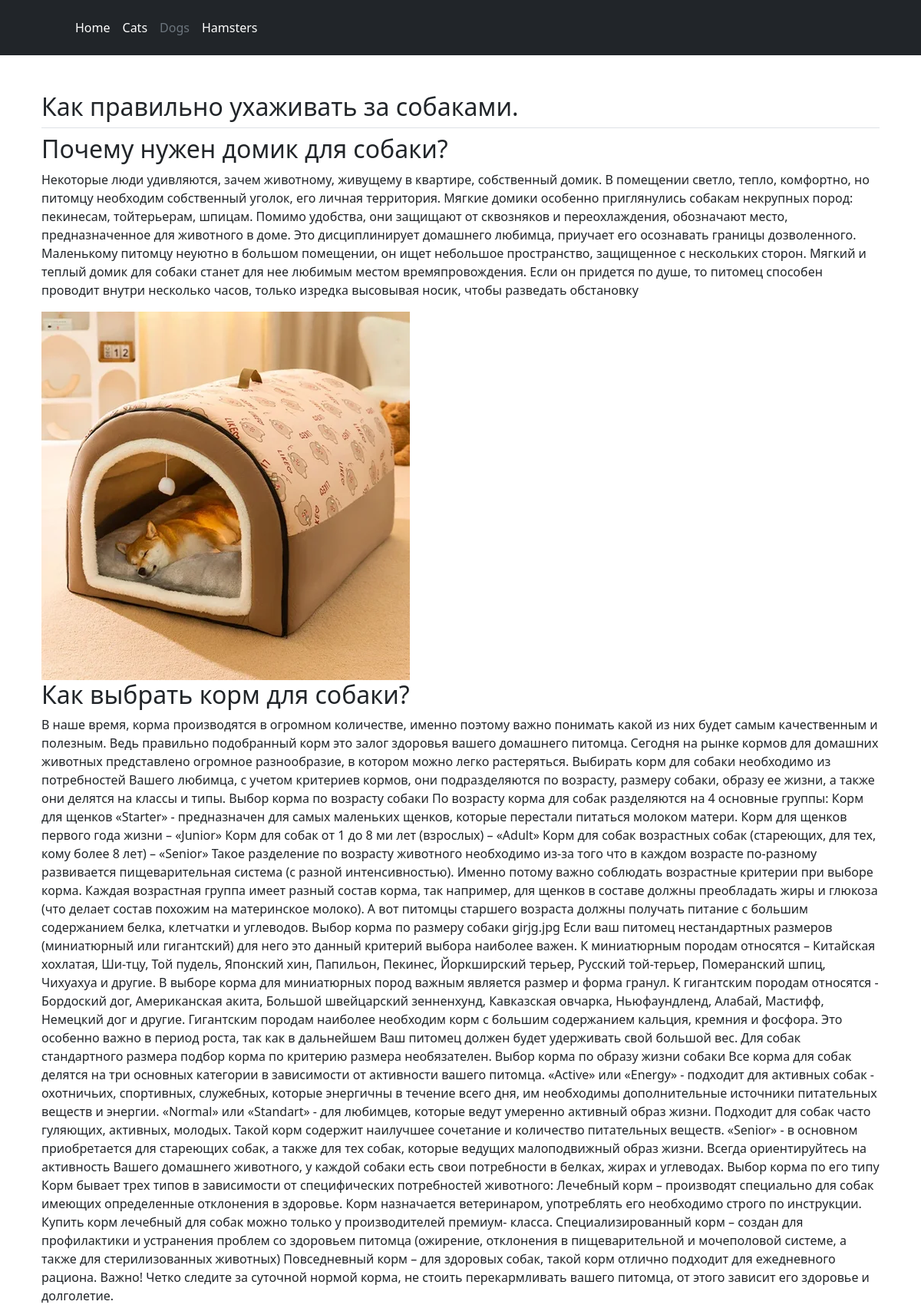
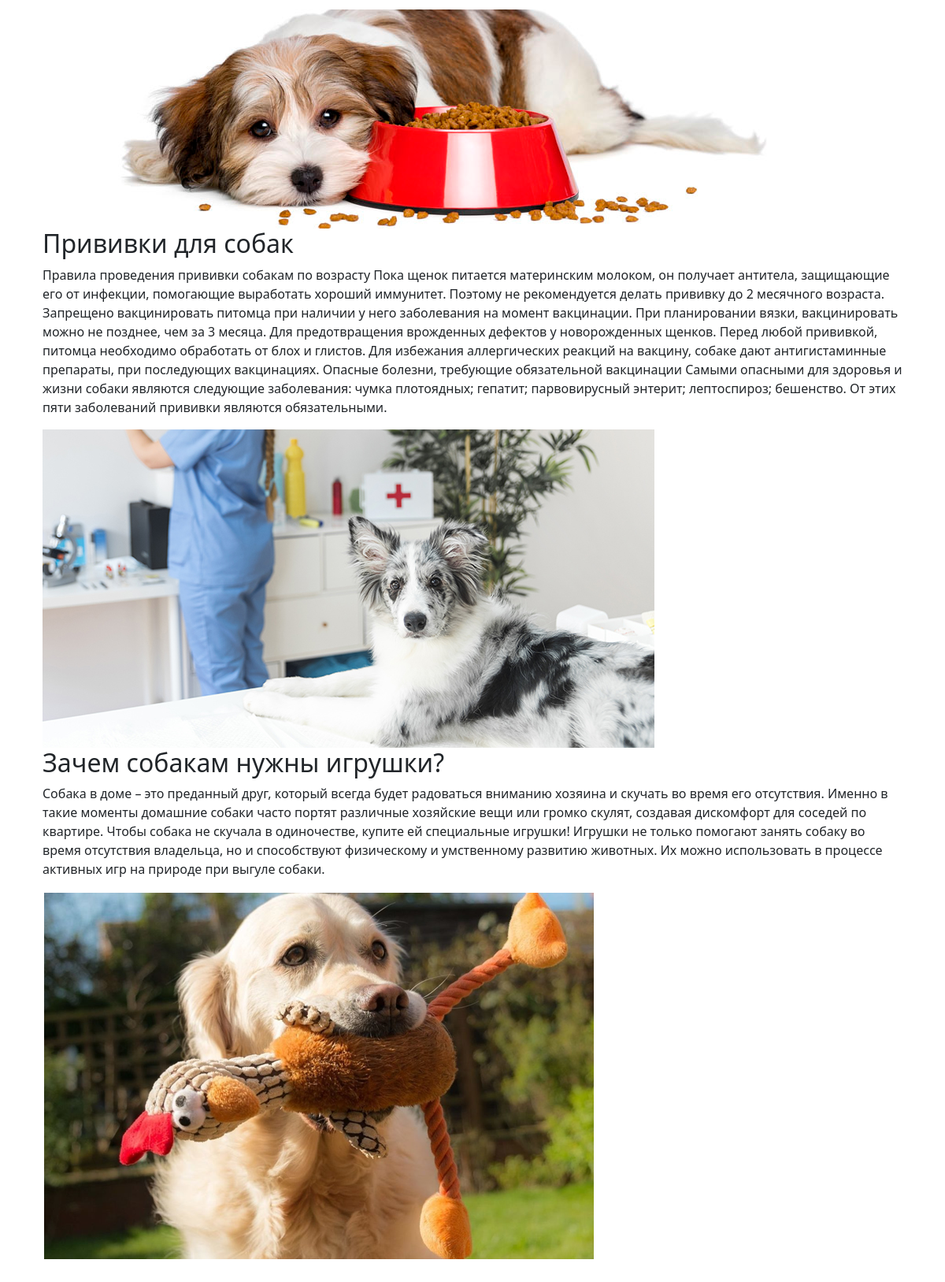
/dogs/, run on the app's committed database (2 pictures, top to bottom).
### index/models.py (models this page shows)
class Dogs(models.Model):
    dhead = models.CharField(max_length=64, default='default')
    d_home = models.CharField(max_length=64)
    dhometext = models.TextField()
    dhometextimg = models.ImageField(upload_to='p_img', default='default_image.jpg')
    d_eat = models.CharField(max_length=64)
    deattext = models.TextField()
    deattextimg = models.ImageField(upload_to='p_img', default='default_image.jpg')
    d_med = models.CharField(max_length=64)
    dmedtext = models.TextField()
    dmedtextimg = models.ImageField(upload_to='p_img', default='default_image.jpg')
    d_toy = models.CharField(max_length=64)
    dtoytext = models.TextField()
    dtoytextimg = models.ImageField(upload_to='p_img', default='default_image.jpg')
    dimg = models.ImageField(upload_to='p_img', default='default_image.jpg')

### index/views.py (the view)
# urls.py: path('dogs/', views.view_dogs),
def view_dogs(request):
    viewdogs = Dogs.objects.all()
    context = {'viewdogs': viewdogs}
    return render(request, 'dogs.html', context)

### index/templates/dogs.html (shortened to what this page needs)
<!DOCTYPE html>
<html lang="ru">
<head>
    <link rel="stylesheet" href="https://cdn.jsdelivr.net/npm/bootstrap@5.3.2/dist/css/bootstrap.min.css">
</head>
<body>
<header class="p-3 text-bg-dark">
    <div class="container">
      <div class="d-flex flex-wrap align-items-center justify-content-center justify-content-lg-start">
        <a href="/" class="d-flex align-items-center mb-2 mb-lg-0 text-white text-decoration-none">
          <svg class="bi me-2" width="40" height="32" role="img" aria-label="Bootstrap"><use xlink:href="#bootstrap"></use></svg>
        </a>
        <ul class="nav col-12 col-lg-auto me-lg-auto mb-2 justify-content-center mb-md-0">
          <li><a href="/" class="nav-link px-2 text-white">Home</a></li>
          <li><a href="/cats" class="nav-link px-2 text-white">Cats</a></li>
          <li><a href="/dogs" class="nav-link px-2 text-secondary">Dogs</a></li>
          <li><a href="/hamsters" class="nav-link px-2 text-white">Hamsters</a></li>
        </ul>
      </div>
    </div>
</header>
<div class="container px-4 py-5" id="featured-3">
    {% for d in viewdogs %}
    <h2 class="pb-2 border-bottom">{{ d.dhead }} </h2>
      <div>
          <h3 class="fs-2 text-whitelink">{{ d.d_home }}</h3>
          <p>{{ d.dhometext }}</p>
          <img src="{{ d.dhometextimg.url }}" alt="" class="dimgh">
          <h3 class="fs-2 text-whitelink">{{ d.d_eat }}</h3>
          <p>{{ d.deattext }}</p>
          <img src="{{ d.deattextimg.url }}" alt="" class="dimge">
          <h3 class="fs-2 text-whitelink">{{ d.d_med }}</h3>
          <p>{{ d.dmedtext }}</p>
          <img src="{{ d.dmedtextimg.url }}" alt="" class="dimgm">
          <h3 class="fs-2 text-whitelink">{{ d.d_toy }}</h3>
          <p>{{ d.dtoytext }}</p>
          <img src="{{ d.dtoytextimg.url }}" alt="" class="dimgt">
      </div>
        {% endfor %}
</div>
</body>
</html>

### data on the page
Dogs: dhead "Как правильно ухаживать за собаками.", d_home "Почему нужен домик для собаки?", dhometext "Некоторые люди удивляются, зачем животному, живущему в квартире, собственный домик. В помещении светло, тепло, комфортно, но питомцу необходим собственный уголок, его личная территория. Мягкие домики особенно приглянулись собакам некрупных пород: пекинесам, тойтерьерам, шпицам. Помимо удобства, они защищают от сквозняков и переохлаждения, обозначают место, предназначенное для животного в доме. Это дисциплинирует домашнего любимца, приучает его осознавать границы дозволенного. Маленькому питомцу неуютно в большом помещении, он ищет небольшое пространство, защищенное с нескольких сторон. Мягкий и теплый домик для собаки станет для нее любимым местом времяпровождения. Если он придется по душе,…", dhometextimg (picture), d_eat "Как выбрать корм для собаки?", deattext "В наше время, корма производятся в огромном количестве, именно поэтому важно понимать какой из них будет самым качественным и полезным. Ведь правильно подобранный корм это залог здоровья вашего домашнего питомца. Сегодня на рынке кормов для домашних животных представлено огромное разнообразие, в котором можно легко растеряться. Выбирать корм для собаки необходимо из потребностей Вашего любимца, с учетом критериев кормов, они подразделяются по возрасту, размеру собаки, образу ее жизни, а также они делятся на классы и типы. Выбор корма по возрасту собаки По возрасту корма для собак разделяются на 4 основные группы: Корм для щенков «Starter» - предназначен для самых маленьких щенков, которые…", deattextimg (picture), d_med "Прививки для собак", dmedtext "Правила проведения прививки собакам по возрасту Пока щенок питается материнским молоком, он получает антитела, защищающие его от инфекции, помогающие выработать хороший иммунитет. Поэтому не рекомендуется делать прививку до 2 месячного возраста. Запрещено вакцинировать питомца при наличии у него заболевания на момент вакцинации. При планировании вязки, вакцинировать можно не позднее, чем за 3 месяца. Для предотвращения врожденных дефектов у новорожденных щенков. Перед любой прививкой, питомца необходимо обработать от блох и глистов. Для избежания аллергических реакций на вакцину, собаке дают антигистаминные препараты, при последующих вакцинациях. Опасные болезни, требующие обязательной…", dmedtextimg (picture), d_toy "Зачем собакам нужны игрушки?", dtoytext "Собака в доме – это преданный друг, который всегда будет радоваться вниманию хозяина и скучать во время его отсутствия. Именно в такие моменты домашние собаки часто портят различные хозяйские вещи или громко скулят, создавая дискомфорт для соседей по квартире. Чтобы собака не скучала в одиночестве, купите ей специальные игрушки! Игрушки не только помогают занять собаку во время отсутствия владельца, но и способствуют физическому и умственному развитию животных. Их можно использовать в процессе активных игр на природе при выгуле собаки.", dtoytextimg (picture)
